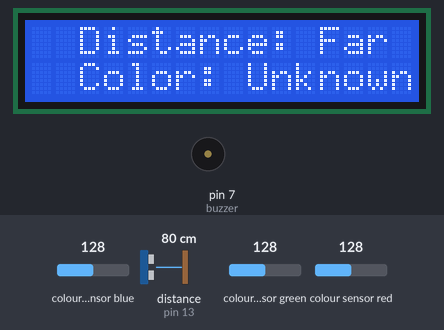
A sketch run on a simulated Arduino Uno, built with avr-gcc and run on an emulated ATmega328P. Parts: 16×2 character LCD, buzzer (waves = sounding, pin HIGH). Wiring (inferred from the names in the program): ultrasonic range finder: trigger pin 12; echo pin 13; TCS3200 colour sensor: output pin 10; S2 pin 4; S3 pin 5; S0 pin 2; S1 pin 3. The inputs (shaded band) are chosen by the test bench; at power-on: distance to the obstacle (sensor on pin 13) 80 cm, colour sensor red 128, colour sensor blue 128, colour sensor green 128. The echo pulse lasts 58.3 µs per cm; pins used as bus, display or sensor lines are not drawn; what the sketch prints to the serial monitor is not drawn.

Above: at 1.2 s.
1.3 s: distance to the obstacle (sensor on pin 13) set to 7 cm
5.7 s: distance to the obstacle (sensor on pin 13) set to 4 cm
At 7.8 s:
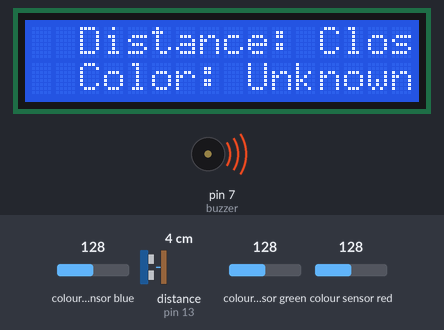
9.9 s: colour sensor red set to 5
At 11.5 s:
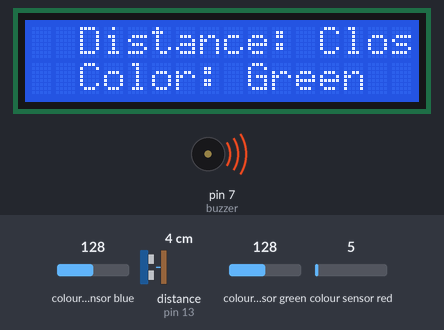
Timing chart, 0 to 13.0 s (numbered marks = the images above; inputs shaded):
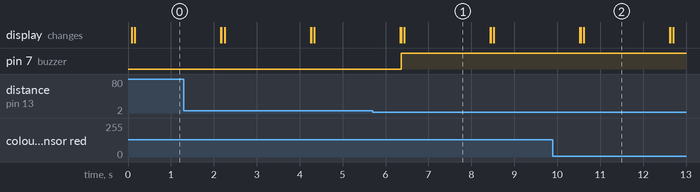

The sketch:

Color_DETECT.ino
```cpp
#include <LiquidCrystal_I2C.h>
#include <Wire.h>

#define s0 2
#define s1 3
#define s2 4
#define s3 5
#define out 10

LiquidCrystal_I2C lcd(0x27,16,2);
int Red = 0, Blue = 0, Green = 0;
int cm = 0, distance = 0;
int buzzer = 7;

const int trigPin = 12;
const int echoPin = 13;

void setup()
{
  pinMode(s0, OUTPUT);
  pinMode(s1, OUTPUT);
  pinMode(s2, OUTPUT);
  pinMode(s3, OUTPUT);
  pinMode(out, INPUT);
  pinMode(buzzer, OUTPUT);
  pinMode(trigPin, OUTPUT);
  pinMode(echoPin, INPUT);
 lcd.init();
  lcd.clear();
  lcd.backlight();
  lcd.setCursor(2,0);
  Serial.begin(9600);
  digitalWrite(s0, HIGH);
  digitalWrite(s1, HIGH);
}

void loop()
{
  lcd.setCursor(2,0);
  distance = getDistance();
  if (distance>=5){
    Serial.println("Far");
    lcd.print("Distance: Far");
    digitalWrite(buzzer, LOW);
  }
  else {
    lcd.print("Distance: Close");
    Serial.println("Close");
    digitalWrite(buzzer, LOW);
    digitalWrite(buzzer, HIGH);
  }
  lcd.setCursor(2,1);
  GetColors();
  if (Green >= 50 && Red < 20 && Blue < 20){
    lcd.print("Color: White");
    Serial.println("Green");
    lcd.clear();
  }
  else if (Red <= 15 && Green <= 15 && Blue <= 15) {
    lcd.print("Color: Unknown");
    Serial.println("Unknown");
    lcd.clear();
  }
  else if (Red < Blue && Red <= Green && Red < 23){
    lcd.print("Color: Red");
    Serial.println("Red");
  }
  else if (Blue < Green && Blue < Red && Blue < 20){
    lcd.print("Color: Blue");
    Serial.println("Blue");
  }
  else if (Green < Red && Green - Blue <= 8){
    lcd.print("Color: Green");
    Serial.println("White");
  }
  else {
    lcd.print("Color: Unknown");
    Serial.println("Unknown");
  }
  delay(2000);
  lcd.clear();
}

void GetColors()
{
  digitalWrite(s2, LOW);
  digitalWrite(s3, LOW);
  Red = pulseIn(out, digitalRead(out) == HIGH ? LOW : HIGH);
  delay(20);
  digitalWrite(s3, HIGH);
  Blue = pulseIn(out, digitalRead(out) == HIGH ? LOW : HIGH);
  delay(20);
  digitalWrite(s2, HIGH);
  Green = pulseIn(out, digitalRead(out) == HIGH ? LOW : HIGH);
  delay(20);
}

int getDistance()
{
  digitalWrite(trigPin, LOW);
  delayMicroseconds(2);
  digitalWrite(trigPin, HIGH);
  delayMicroseconds(10);
  digitalWrite(trigPin, LOW);
  cm = pulseIn(echoPin, HIGH) * 0.034 / 2;
  return cm;
}
```

Measured:
- the behaviour switches between 6 and 5 cm on distance to the obstacle (sensor on pin 13) (found by bisection; images 0 and 1)
- after the input at 5.7 s, pin 7 (buzzer): LOW → HIGH after 0.66 s; the display: first differs from a run without the input after 0.66 s (image 1 shows a later state)
- after the input at 9.9 s, the display: first differs from a run without the input after 0.72 s (image 2)
- what the display in image 1 shows lasts 2.0 s, from 6.4 s to 8.4 s
